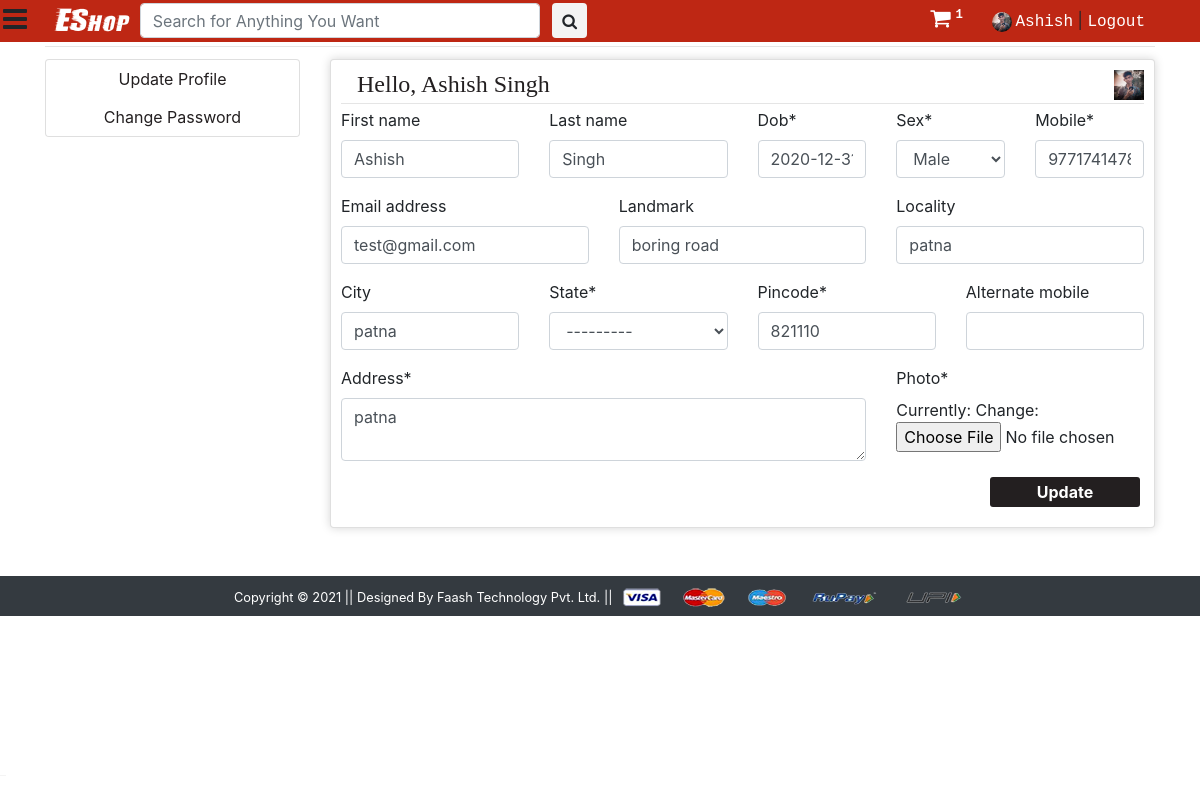
Screenshot of /account_settings/ (signed in) with the database file from the repository.
### main/models.py (models this page shows, shortened)
class UserDetail(models.Model):
	SEX_CHOICES = (("Male",'Male'),("Female",'Female'),("Other",'Other'))
	STATE_CHOICES = (
		("Gandaki",'Gandaki'),
		("Province No. 1",'Province No. 1'),
		("Province No. 2",'Province No. 2'),
		("Province No. 3",'Province No. 3'),
		("Sudurpashchim",'Sudurpashchim'),
		("Province No. 5",'Province No. 5'),
		("Karnali",'Karnali'),
		)
	user = models.OneToOneField(User, on_delete=models.CASCADE,primary_key=True)
	dob = models.DateField(null = True)
	photo = models.ImageField(default='default.png',upload_to='user_photos')
	mobile = models.CharField(max_length=10,null=True)
	alternate_mobile = models.CharField(max_length=10,null=True,blank=True)
	address = models.TextField()
	pincode = models.CharField(max_length=6, null=True)
	landmark = models.CharField(max_length=500, null=True, blank=True)
	locality = models.CharField(max_length=100, null=True, blank=True)
	city = models.CharField(max_length=100, null=True, blank=True)
	state = models.CharField(max_length=50,choices=STATE_CHOICES, null=True)
	sex = models.CharField(max_length=6,choices=SEX_CHOICES, null=True)

### main/views.py (the view)
# urls.py: path('account_settings/', views.account_settings, name="account_settings"),
@login_required
def account_settings(request):
	if request.method == 'POST':
		s_form = UpdateUserDetailForm(request.POST, request.FILES, instance=request.user.userdetail)
		u_form = UserUpdateForm(request.POST, instance=request.user)
		if s_form.is_valid() and u_form.is_valid():
			s_form.save()
			u_form.save()
			messages.success(request, f'Your Account has been Updated!')
			return redirect("account_settings")
		pass_change_form = PasswordChangeForm(request.user, request.POST)
		if pass_change_form.is_valid():
			user = pass_change_form.save()
			update_session_auth_hash(request, user)  # Important!
			messages.success(request, 'Your password was successfully updated!')
			return redirect('account_settings')
		else:
			messages.error(request, 'Please correct the error below.')
	else:
		s_form = UpdateUserDetailForm(instance=request.user.userdetail)
		u_form = UserUpdateForm(instance=request.user)
		pass_change_form = PasswordChangeForm(request.user)
	detl = {
		'u_form':u_form,
		's_form':s_form,
		'pass_change_form':pass_change_form,
		'title':'User Account Settings',
		'cart_element_no' : len([p for p in Cart.objects.all() if p.user == request.user]),
		'category':category.objects.all(),
		}
	return render(request, 'main/account_settings.html', detl)

### main/forms.py
class UserUpdateForm(forms.ModelForm):
	class Meta:
		model = User
		fields = [
			'first_name',
			 'last_name',
			 'email',
		]

class UpdateUserDetailForm(forms.ModelForm):
	class Meta:
		model = UserDetail
		fields = [
			'dob',
			'photo',
			'mobile',
			'alternate_mobile',
			'address',
			'pincode',
			'landmark',
			'locality',
			'city',
			'state',
			'sex',
		]

### main/templatetags/app_tags.py (called while the page is built)
@register.filter(name='split')
def split(str, key):
    return str.split(key)

### saler/models.py (called while the page is built)
	def __str__(self):
		return f'{self.name}'

### main/templates/main/account_settings.html (shortened to what this page needs)
{% extends "main/base.html" %}
{% load static %}
{% load crispy_forms_tags %}
{% block main_body %}
<div class="container">
	<hr class="mb-1 mt-1">
	<div class="row">
		<div class="col-md-3 mt-2">
			<div class="card">
				<button type="button" class="btn" onclick="change('account_update')"
					style="border-bottom: solid 1px #fff;"><a href="#detail">Update Profile</a></button>
				<button type="button" class="btn" onclick="change('change_pass')"
					style="border-bottom: solid 1px #fff;"><a href="#detail">Change Password</a></button>
			</div>
		</div>
		<div class="col-md-9 mt-2">
			<div class="card detail" id="account_update" style="display: block; padding: 10px;padding-bottom: 50px;">
				<h4 class="ml-3 mt-2" style="color: #231f20; font-family: Comic Sans MS; display: inline;">Hello,
					{{request.user.first_name}} {{request.user.last_name}}</h4><img
					src="{{ request.user.userdetail.photo.url }}" style="float: right; height: 30px; width: 30px">
				<hr class="mt-1 mb-0">
				<form method="POST" class="signup_form mt-1" enctype="multipart/form-data">
					<div class="row">
						<div class="form-group col-md-3 mb-0">
							{{ u_form.first_name | as_crispy_field }}
						</div>
						<div class="form-group col-md-3 mb-0">
							{{ u_form.last_name | as_crispy_field }}
						</div>
						<div class="form-group col-md-2 mb-0">
							{{ s_form.dob | as_crispy_field }}
						</div>
						<div class="form-group col-md-2 mb-0">
							{{ s_form.sex | as_crispy_field }}
						</div>
						<div class="form-group col-md-2 mb-0">
							{{ s_form.mobile | as_crispy_field }}
						</div>
					</div>
					<div class="row">
						<div class="form-group col-md-4 mb-0">
							{{ u_form.email | as_crispy_field }}
						</div>
						<div class="form-group col-md-4 mb-0">
							{{ s_form.landmark | as_crispy_field }}
						</div>
						<div class="form-group col-md-4 mb-0">
							{{ s_form.locality | as_crispy_field }}
						</div>
					</div>
					<div class="row">
						<div class="form-group col-md-3 mb-0">
							{{ s_form.city | as_crispy_field }}
						</div>
						<div class="form-group col-md-3 mb-0">
							{{ s_form.state | as_crispy_field }}
						</div>
						<div class="form-group col-md-3 mb-0">
							{{ s_form.pincode | as_crispy_field }}
						</div>
						<div class="form-group col-md-3 mb-0">
							{{ s_form.alternate_mobile | as_crispy_field }}
						</div>
					</div>
					<div class="row">
						<div class="form-group col-md-8 mb-0">
							{{ s_form.address | as_crispy_field }}
						</div>
						<div class="form-group col-md-4 mb-0 removeing">
							{{ s_form.photo | as_crispy_field }}
						</div>
					</div>
					<section class="mr-1">
						<button type="submit" class="sub_btn" style="float: right;">Update</button>
					</section>
				</form>
			</div>
		</div>
	</div>
</div>
{% endblock main_body %}

### main/templates/main/base.html (shortened to what this page needs)
<!DOCTYPE html>
<html>
<head>
	{% load static %}
	{% load app_tags %}
	<link href="{% static 'main/css/bootstrap.min.css' %}" rel="stylesheet" type="text/css" media="all" />
	<link href="{% static 'main/css/style.css' %}" rel="stylesheet" type="text/css" media="all" />
	<link href="{% static 'saler/font-awesome/css/font-awesome.min.css' %}" rel="stylesheet">
</head>
<body>
	<nav class="main_nav" id="main_nav">
		<div class="container">
			<div class="nav_links">
				<a href="{% url 'home' %}" class="logo">EShop</i></a>
				<form class="form-inline my-2 my-lg-0 serch" action="/search">
					<input class="form-control mr-sm-2" type="search" placeholder="Search for Anything You Want"
						aria-label="Search" name="query">
					<button class="btn" type="submit" style="margin: 0;"><i class="fa fa-search"
							aria-hidden="true"></i></button>
				</form>
			</div>
			<div class="user_links pt-1">
				<a href="{% url 'main_cart' %}" style="font-size: 22px; color: #fff; margin-right: 20px;"><i
						class="fa fa-shopping-cart" aria-hidden="true"></i><sup><span class="badge"
							id="cart_no">{{cart_element_no}}</span></sup></a>
				{% if request.user.is_authenticated %}
				<a href="##" data-container="body" data-toggle="popover" data-placement="bottom" data-trigger="focus"
					data-html="true"
					data-content="<a href='{% url 'myorders' %}'>My Order</a><br><a href='{% url 'account_settings' %}'>Account Settings</a>"><img
						src="{{request.user.userdetail.photo.url}}"
						style="height: 20px; width: 20px; border-radius: 10px; margin-right: 3px;">{{request.user.first_name}}</a>&nbsp;|
				<a href="{% url 'logout' %}">Logout</a>
				{% else %}
				<a href="{% url 'login' %}">Login</a>&nbsp;|
				<a href="{% url 'signup' %}">Register</a>&nbsp;|
				<a href="{% url 'seller_signup' %}">Seller</a>
				{% endif %}
			</div>
		</div>
	</nav>
	<header id="navheader">
		<section class="social_media">
		</section>
	</header>
	<a class="menu_bar"><i class="fa fa-bars" aria-hidden="true"></i></a>
	<main class="" id="menu_close">
		{% block main_body %}
		{% endblock main_body %}
	</main>
    <footer class="container-fluid bg-dark text-center p-2 mt-5">
        <small class="text-white">Copyright &copy; 2021 || Designed By Faash Technology Pvt. Ltd. || </small>
        <img src="{% static 'main/images/payment.png' %}" alt="" srcset="" class="img-fluid" height="2px">
    </footer>
</body>
</html>

### main/static/main/css/style.css (style rules this page uses)
body a { text-decoration:none; transition:0.5s all; -webkit-transition:0.5s all; -moz-transition:0.5s all; -o-transition:0.5s all; -ms-transition:0.5s all; }
.menu_bar { position: fixed; top: -2px; left: 3px; z-index: 99; color: #fff; font-size: 28px; }
main { transition: all 300ms linear; padding-top: 42px; }
.main_nav input { height: 35px; }
.main_nav button { background-color: #f4f4f4; height: 35px; padding: 0 9px 0 9px; }
.main_nav { height: 42px; width: 100%; position: fixed; background-color: #be2714; z-index: 99; }
.main_nav .serch { display: inline; float: right; padding: 3px 0 0 10px; }
.main_nav .serch input { width: 400px; }
.main_nav .nav_links { float: left; margin-left: 10px; }
.main_nav .nav_links .logo { font-size: 28px; font-family: stormextrabold; color: #fff; }
.main_nav .nav_links a { font-family: Courier New; color: #fff; }
.main_nav .user_links { float: right; margin-right: 10px }
.main_nav .user_links a { font-family: Courier New; color: #fff; }
header { transition: all 300ms linear; top: 42px; left: -200px; height: 100%; width: 200px; background-color: #231f20; position: fixed; color: #fff; overflow: unset; z-index: 99; }
header .social_media { margin-left: 1px; bottom: 0; position: fixed; border-top: #f4f4f4 1px solid; }

### main/templates/main/account_settings.html (style rules this page uses)
.btn a { color: #231f20; text-decoration: none; }
.detail { -webkit-box-shadow: 0 0 10px rgba(0, 0, 0, 0.17); -moz-box-shadow: 0 0 10px rgba(0, 0, 0, 0.17); -ms-box-shadow: 0 0 10px rgba(0, 0, 0, 0.17); -o-box-shadow: 0 0 10px rgba(0, 0, 0, 0.17); box-shadow: 0 0 10px rgba(0, 0, 0, 0.17); }
.form-group textarea { height: 63px; }
.sub_btn { height: 30px; width: 150px; color: #fff; font-weight: bold; border: 0; border-radius: 3px; background-color: #231f20; }

### rows the page displays
UserDetail: dob "2020-12-31", sex "Male", mobile "9771741478", landmark "boring road", locality "patna", city "patna", state "---------", pincode "821110", address "patna"

### other values shown
{{ cart_element_no }} "1"
{{ request.user.first_name }} "Ashish"
{{ request.user.last_name }} "Singh"
